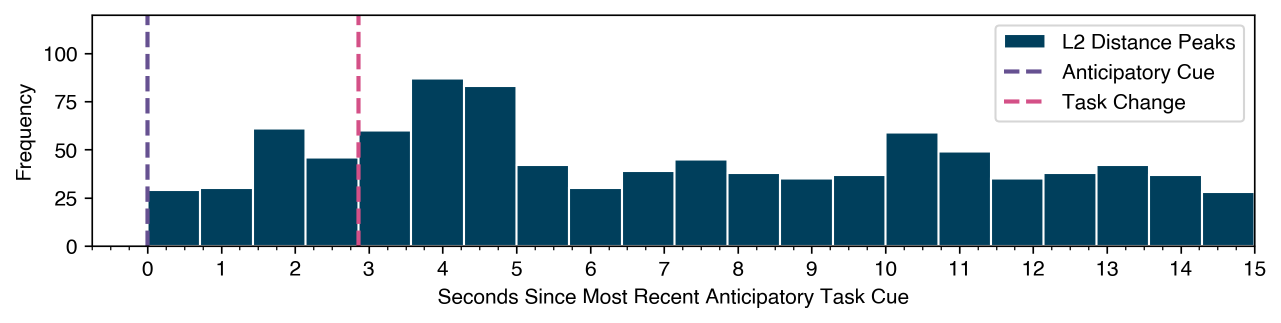
#> input picture Figures/Figure 2.png, 2562 x 646 px, found by its file name (shown at 1/2 size)
$ jupyter execute --allow-errors Results_Figure_2.ipynb
#> lines starting #> are read from the running program, lines starting #| are printed output that depends on the picture
[cell 1]
'''
Figure 2. Results for peaks as a function of osset from most previus task cueu

Validated run cue points:
8.05
23.163
38.291
53.431
68.545
98.666
113.793
128.92
159.041
174.168

Analysis of interest: L2_new ~ t_offset
'''

[cell 2]
from preprocessing import get_bold_task, task_events

import os
import numpy as np
import pandas as pd
from matplotlib import pyplot as plt
from matplotlib.ticker import AutoMinorLocator
plt.rcParams.update(plt.rcParamsDefault)
plt.rcParams["font.family"] = "Helvetica"

from time import time

from scipy.signal import find_peaks
from scipy.stats import chisquare

os.chdir('/Users/spencerbrown/PycharmProjects/Neuro')

cmap = [
    '#003f5c',
    '#2f4b7c',
    '#665191',
    '#a05195',
    '#d45087',
    '#f95d6a',
    '#ff7c43',
    '#ffa600']

[cell 3]
atlas = 'Schaefer2018_fslr32k'
task = 'MOTOR'
# parcels = [200, 300, 400]
parcels = 300
dims = 2 # Number of homology dimensions to compute.
frames = 284
TR = 0.72
acquisition = frames * TR

bw = 15 # std of gaussian kernel.

#> (the rest of this cell did not finish here and is left out)

[cell 4]
cues = np.arange(11, 263+21, 21) # In frame space.
cues_frame = cues[1:-1] # dropping first and last.
cues_time = cues_frame * TR # converted to a time space.
cues_offset = cues_frame - cues_frame[0]

t_frames = np.arange(2*bw, frames - 2*bw + 1)
t_time = t_frames * TR

start_drop = np.ceil(cues_frame[0] - t_frames[0]).astype(int)
acquisition_valid = (len(cues_frame) - 1) * 21

t_offset = np.arange(acquisition_valid)

[cell 5]
#t = np.linspace(0, acquisition, frames)
def kern_a(std, offset):
    t = np.arange(frames) + 0.5 # offsets to look at center of frame
    sig2 = 2 * std * std
    w = np.exp(-1 * ((t - offset) ** 2) / sig2)
    w[int(offset):] = 0
    scale = 2 / (std*np.sqrt(2*np.pi))
    w = w * scale
    return w

def kern_b(std, offset):
    t = np.arange(frames) + 0.5
    sig2 = 2 * std * std
    w = np.exp(-1 * ((t - offset) ** 2) / sig2)
    w[:int(offset)] = 0
    scale = 2 / (std*np.sqrt(2*np.pi))
    w = w * scale
    return w

t = np.arange(frames) + 0.5
a = kern_a(15, 100)
b = kern_b(15, 100)
plt.figure(figsize=(10, 1.5))
plt.plot(t, a, c=cmap[0])
plt.plot(t, b, c=cmap[3])
plt.axvline(100, color='k', linestyle='--')
plt.show()
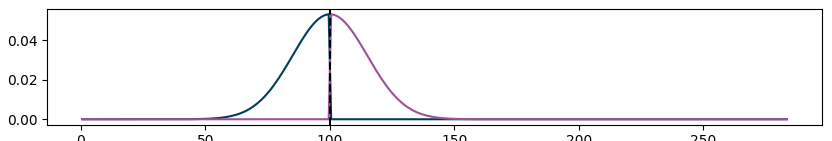
#> figure drawn by matplotlib, 1 panel; curve peaks at x = 99.5, y = 0.0532; curve peaks at x = 100.5, y = 0.0532

[cell 6]
def get_L2(sub, run):
    t0 = time()

    bold = get_bold_task(sub, run, atlas, parcels, task)

    # adjs_a = []
    # adjs_b = []
    L2 = []
    for w in t_frames:
        ka = kern_a(bw, w)
        kb = kern_b(bw, w)

        bold_a = bold * ka
        adj_a = 1 - np.corrcoef(bold_a)

        bold_b = bold * kb
        adj_b = 1 - np.corrcoef(bold_b)

        # adjs_a.append(adj_a)
        # adjs_b.append(adj_b)
        L2.append(np.linalg.norm((adj_b - adj_a), ord='fro'))


    # adjs_a = np.stack(adjs_a, axis=0)
    # adjs_b = np.stack(adjs_b, axis=0)
    L2 = np.array(L2)

    print(f'Completed subject {sub} run {run}, Time elapsed: {time()-t0}')
    return L2

[cell 7]
L2s = []
#> (the rest of this cell did not finish here and is left out)

#> (a cell that did not finish here is left out)

[cell 9]
fig, ax = plt.subplots(1, 1, figsize=(10, 2))
#> (the rest of this cell did not finish here and is left out)

[cell 10]
'''
Chi-squared to get p-value to use in publication.
'''
#> (the rest of this cell did not finish here and is left out)

[cell 11]
'''
Note - maybe create a table of the subjects I used, gender, other info I have?
'''

'''
Validating the anticipatory task cue -> task change change.

132744.0
'''

# import pandas as pd
#
# testy = pd.read_csv('/Users/spencerbrown/PycharmProjects/Neuro/Data/100610/100610_3T_MOTOR/MNINonLinear/Results/tfMRI_MOTOR_RL/MOTOR_run1_TAB.txt', sep='\t')
#
# testy

[cell 12]
'''
Adjustment - moving transitions.
Need to:
    Add 0.50 to standard time point...
    Subtract 0.50 from transtioin
    Cues now line up directly wtih the transition...

Given it starts at 0.5, and I need 2*std = 30 offset on either side.
    I must start at 31 - which goes from 30.5 <-> 31.5, each with 30 minimum.
'''

'''
Assessing cue offset in original expeirment:
First cue: 8.036 s
First task: 11.008 s

Second cue: 23.163 s
Second task: 26.136 s
'''

# [11 lines of commented-out code are left out]

[cell 13]
''' Ammended figure with border: '''
import cv2

fig = cv2.imread('Figure 2.png')
#> fig is the input picture: shape (646, 2562, 3); mean B, G, R 211.8, 205.2, 191.7

pad_R = 75
pad_U = 90
pad_L = 25

fig = np.concatenate([fig, 255 * np.ones((fig.shape[0], pad_R, 3))], axis=1)
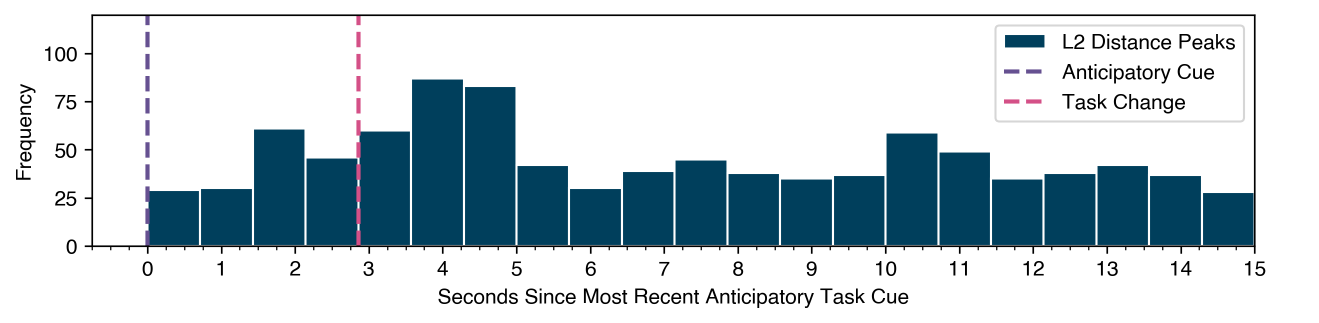
#> fig: shape (646, 2637, 3) float64 (shown at 1/2 size); mean B, G, R 213, 206.6, 193.5
fig = np.concatenate([255 * np.ones((fig.shape[0], pad_L, 3)), fig], axis=1)
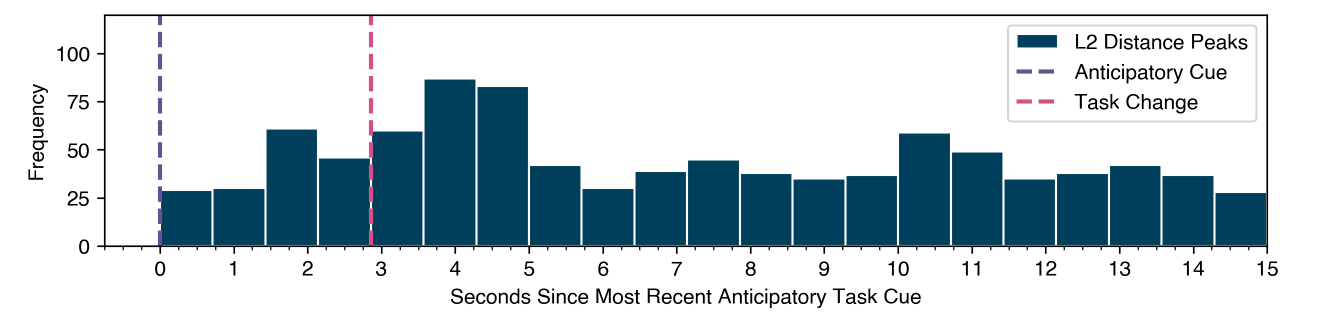
#> fig: shape (646, 2662, 3) float64 (shown at 1/2 size); mean B, G, R 213.4, 207.1, 194.1
fig = np.concatenate([255 * np.ones((pad_U, fig.shape[1], 3)), fig], axis=0)
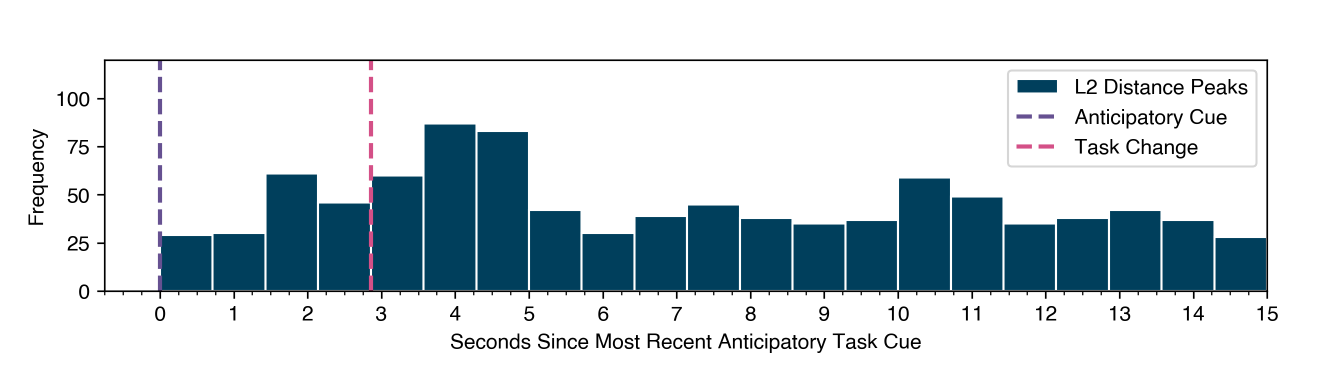
#> fig: shape (736, 2662, 3) float64 (shown at 1/2 size); mean B, G, R 218.5, 212.9, 201.5

fig[:10, :, :] = 0
fig[:, :10, :] = 0
fig[-10:, :, :] = 0
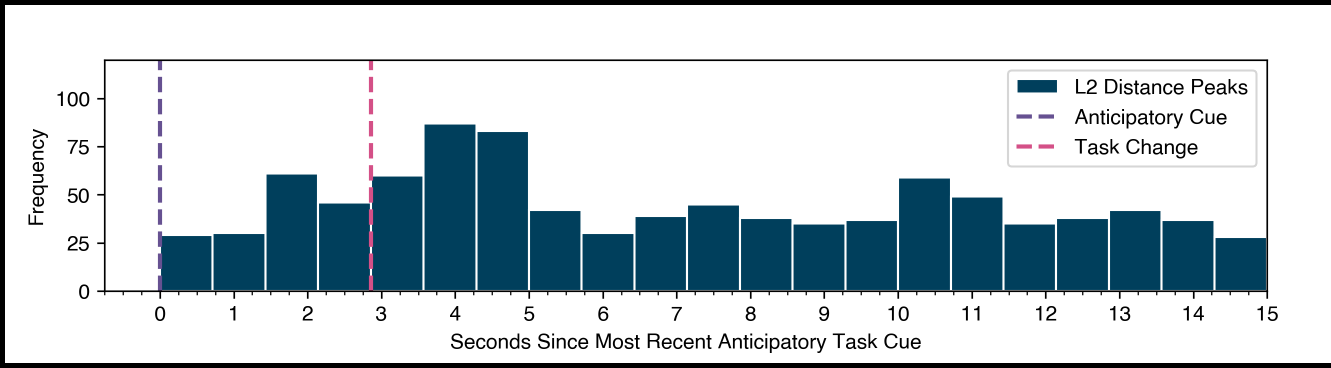
#> fig: shape (736, 2662, 3) float64 (shown at 1/2 size); mean B, G, R 210.6, 205.1, 193.6
fig[:, -10:, :] = 0

fig = fig.astype(np.uint8)
cv2.imwrite('Figure 2_ammended.png', fig)

plt.imshow(fig)
plt.axis('off')
plt.show()
